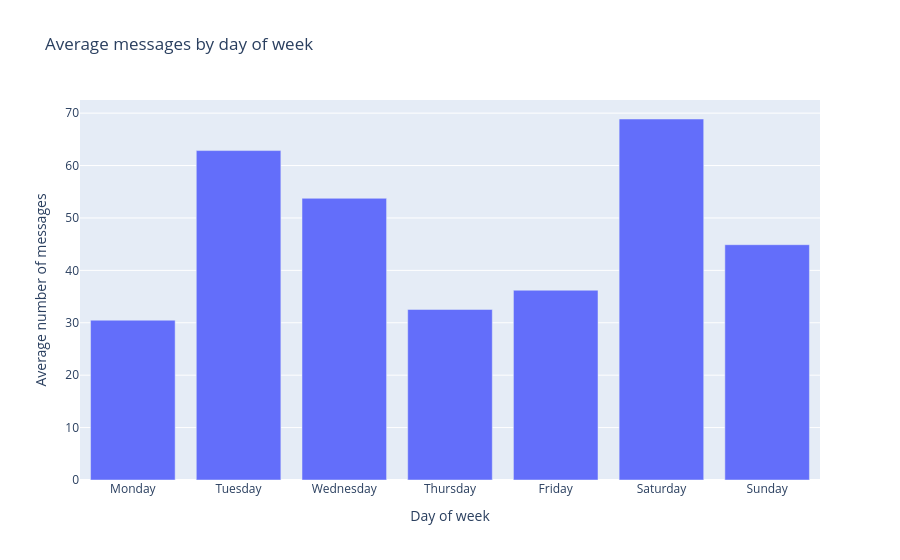

The cell this chart's notebook holds for it:
### Code cell
messages_per_date = (
    df.groupby(["date", "day_of_week"])
    .size()
    .reset_index(name="messages")
)

avg_messages_by_day = (
    messages_per_date
    .groupby("day_of_week")["messages"]
    .mean()
    .reindex(days_order)
    .reset_index()
)

avg_messages_by_day

fig = px.bar(
    avg_messages_by_day,
    x="day_of_week",
    y="messages",
    title="Average messages by day of week",
    labels={
        "day_of_week": "Day of week",
        "messages": "Average number of messages"
    }
)

fig.show()

### Figure 1 — Plotly figure (JSON) as saved in the notebook; plotly's stock layout.template omitted (floating-point values rounded to 4 significant figures)
{"data": [{"hovertemplate": "Day of week=%{x}<br>Average number of messages=%{y}<extra></extra>", "legendgroup": "", "marker": {"color": "#636efa", "pattern": {"shape": ""}}, "name": "", "orientation": "v", "showlegend": false, "textposition": "auto", "type": "bar", "x": ["Monday", "Tuesday", "Wednesday", "Thursday", "Friday", "Saturday", "Sunday"], "xaxis": "x", "y": [30.49, 62.86, 53.75, 32.54, 36.21, 68.88, 44.9], "yaxis": "y"}], "layout": {"barmode": "relative", "legend": {"tracegroupgap": 0}, "title": {"text": "Average messages by day of week"}, "xaxis": {"anchor": "y", "domain": [0, 1], "title": {"text": "Day of week"}}, "yaxis": {"anchor": "x", "domain": [0, 1], "title": {"text": "Average number of messages"}}}}
